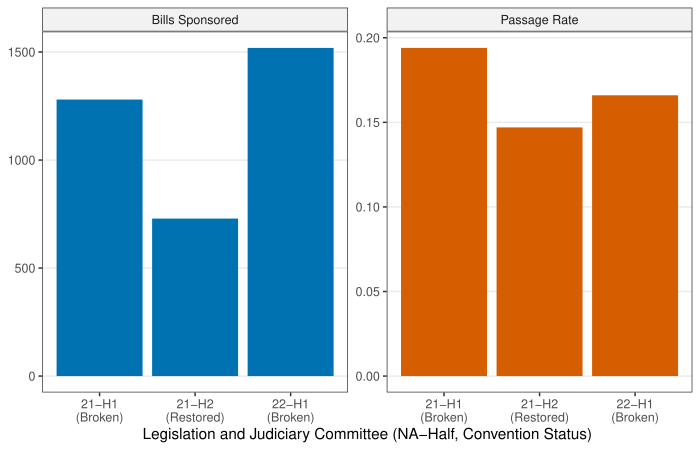

Here is the R script that generated this plot:
# Auto-generated figure for article
# Reads KNA data from Sys.getenv("KBL_DATA").
# Figure 3: Cycle-21 judiciary placebo - bill volume and passage rate
library(ggplot2); library(dplyr); library(tidyr)
df <- data.frame(
  cell = c("21-H1\n(Broken)", "21-H2\n(Restored)", "22-H1\n(Broken)"),
  bills = c(1280, 729, 1519),
  passage_rate = c(0.194, 0.147, 0.166)
)
df$cell <- factor(df$cell, levels = c("21-H1\n(Broken)",
                                       "21-H2\n(Restored)",
                                       "22-H1\n(Broken)"))
df_long <- df |>
  tidyr::pivot_longer(cols = c(bills, passage_rate),
                      names_to = "metric", values_to = "value") |>
  mutate(metric_label = ifelse(metric == "bills",
                               "Bills Sponsored",
                               "Passage Rate"))
ggplot(df_long, aes(x = cell, y = value, fill = metric_label)) +
  geom_col(show.legend = FALSE) +
  facet_wrap(~ metric_label, scales = "free_y") +
  scale_fill_manual(values = c("Bills Sponsored" = "#0072B2",
                                "Passage Rate" = "#D55E00")) +
  labs(x = "Legislation and Judiciary Committee (NA-Half, Convention Status)",
       y = NULL) +
  theme_bw(base_size = 11) +
  theme(panel.grid.minor = element_blank(),
        panel.grid.major.x = element_blank(),
        strip.background = element_rect(fill = "grey95"))
ggsave("articles/figures/2026-04-29_r24/fig_3.pdf", width = 7, height = 4.5)
